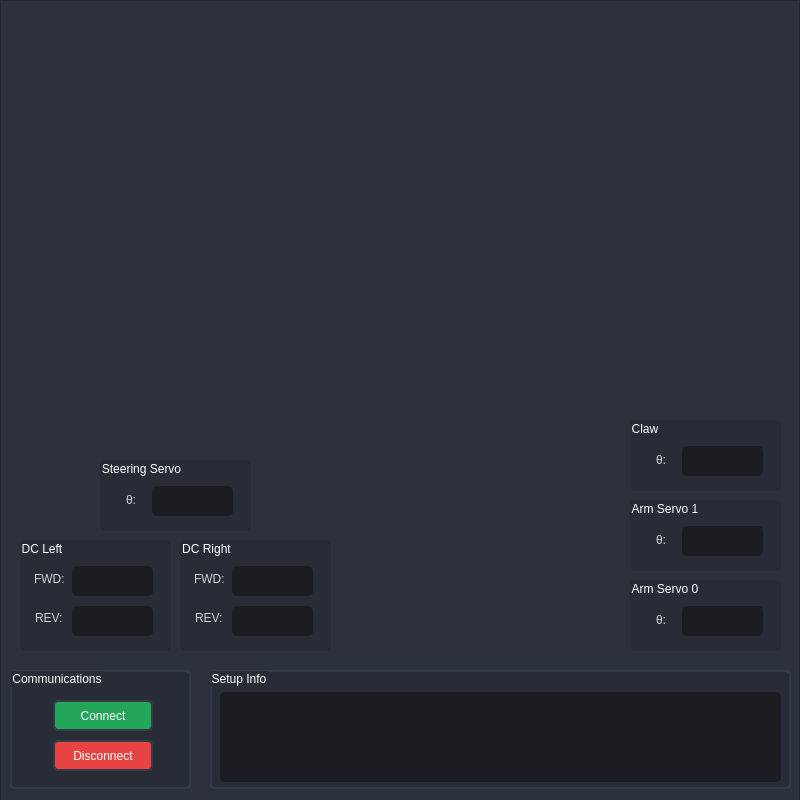
<?xml version="1.0" encoding="UTF-8"?>
<ui version="4.0">
 <class>MainWindow</class>
 <widget class="QMainWindow" name="MainWindow">
  <property name="geometry">
   <rect>
    <x>0</x>
    <y>0</y>
    <width>800</width>
    <height>800</height>
   </rect>
  </property>
  <property name="minimumSize">
   <size>
    <width>800</width>
    <height>800</height>
   </size>
  </property>
  <property name="maximumSize">
   <size>
    <width>800</width>
    <height>1000</height>
   </size>
  </property>
  <property name="windowTitle">
   <string>MainWindow</string>
  </property>
  <widget class="QWidget" name="centralwidget">
   <property name="minimumSize">
    <size>
     <width>800</width>
     <height>1000</height>
    </size>
   </property>
   <property name="maximumSize">
    <size>
     <width>800</width>
     <height>1000</height>
    </size>
   </property>
   <property name="styleSheet">
    <string notr="true">background: transparent;
color: rgb(210, 210, 210);</string>
   </property>
   <widget class="QFrame" name="frameCenter">
    <property name="geometry">
     <rect>
      <x>0</x>
      <y>0</y>
      <width>800</width>
      <height>1000</height>
     </rect>
    </property>
    <property name="minimumSize">
     <size>
      <width>800</width>
      <height>1000</height>
     </size>
    </property>
    <property name="maximumSize">
     <size>
      <width>800</width>
      <height>1000</height>
     </size>
    </property>
    <property name="styleSheet">
     <string notr="true">background-color: rgb(44, 49, 60);</string>
    </property>
    <property name="frameShape">
     <enum>QFrame::StyledPanel</enum>
    </property>
    <property name="frameShadow">
     <enum>QFrame::Raised</enum>
    </property>
    <widget class="QLabel" name="testImage">
     <property name="geometry">
      <rect>
       <x>20</x>
       <y>10</y>
       <width>101</width>
       <height>61</height>
      </rect>
     </property>
     <property name="styleSheet">
      <string notr="true">image: url(:/hunter/IMG_9610.JPG);
color: transparent;</string>
     </property>
     <property name="text">
      <string>hunter</string>
     </property>
    </widget>
    <widget class="QGroupBox" name="groupBoxSerialCommands">
     <property name="geometry">
      <rect>
       <x>10</x>
       <y>670</y>
       <width>181</width>
       <height>119</height>
      </rect>
     </property>
     <property name="font">
      <font>
       <family>Segoe UI</family>
      </font>
     </property>
     <property name="styleSheet">
      <string notr="true">QGroupBox {
	border: 2px solid rgb(52, 59, 72);
	border-radius: 5px;	
	background-color: rgb(39, 44, 54);
	color: white;
}</string>
     </property>
     <property name="title">
      <string>Communications</string>
     </property>
     <widget class="QPushButton" name="stopSerialBtn">
      <property name="geometry">
       <rect>
        <x>43</x>
        <y>70</y>
        <width>100</width>
        <height>31</height>
       </rect>
      </property>
      <property name="styleSheet">
       <string notr="true">QPushButton:enabled{
	border: 2px solid rgb(52, 59, 72);
	border-radius: 5px;	
	background-color: rgb(232, 67, 67);
	color: white;
}
QPushButton:hover {
	background-color: rgb(245, 84, 81);
	color: white;
	border: 2px solid rgb(61, 70, 86);
}
QPushButton:pressed {	
	background-color: rgb(148, 24, 24);
	color: white;
	border: 2px solid rgb(43, 50, 61);
}
QPushButton:disabled {
	border: 2px solid rgb(52, 59, 72);
	border-radius: 5px;	
	background-color: rgb(60, 44, 49);
	color:gray;
}</string>
      </property>
      <property name="text">
       <string>Disconnect</string>
      </property>
     </widget>
     <widget class="QPushButton" name="startSerialBtn">
      <property name="geometry">
       <rect>
        <x>43</x>
        <y>30</y>
        <width>100</width>
        <height>31</height>
       </rect>
      </property>
      <property name="font">
       <font>
        <family>Segoe UI</family>
       </font>
      </property>
      <property name="styleSheet">
       <string notr="true">QPushButton:enabled{
	border: 2px solid rgb(52, 59, 72);
	border-radius: 5px;	
	background-color: rgb(35, 165, 90);
	color: white;
}
QPushButton:hover {
	background-color: rgb(54, 181, 80);
	color: white;
	border: 2px solid rgb(61, 70, 86);
}
QPushButton:pressed {	
	background-color: rgb(18, 107, 64);
	color: white;
	border: 2px solid rgb(43, 50, 61);
}
QPushButton:disabled {
	border: 2px solid rgb(52, 59, 72);
	border-radius: 5px;	
	background-color: rgb(47, 60, 44);
	color: gray;
}</string>
      </property>
      <property name="text">
       <string>Connect</string>
      </property>
     </widget>
    </widget>
    <widget class="QGroupBox" name="groupBoxSetupInfo">
     <property name="geometry">
      <rect>
       <x>210</x>
       <y>670</y>
       <width>581</width>
       <height>119</height>
      </rect>
     </property>
     <property name="font">
      <font>
       <family>Segoe UI</family>
      </font>
     </property>
     <property name="styleSheet">
      <string notr="true">QGroupBox {
	border: 2px solid rgb(52, 59, 72);
	border-radius: 5px;	
	background-color: rgb(39, 44, 54);
	color: white;
}</string>
     </property>
     <property name="title">
      <string>Setup Info</string>
     </property>
     <widget class="QTextBrowser" name="textBrowserLogging">
      <property name="geometry">
       <rect>
        <x>10</x>
        <y>22</y>
        <width>561</width>
        <height>90</height>
       </rect>
      </property>
      <property name="styleSheet">
       <string notr="true">QTextBrowser {
	background-color: rgb(27, 29, 35);
	border-radius: 5px;
	border: 2px solid rgb(27, 29, 35);
}</string>
      </property>
     </widget>
    </widget>
    <widget class="QGroupBox" name="groupBoxDCLeft">
     <property name="geometry">
      <rect>
       <x>20</x>
       <y>540</y>
       <width>151</width>
       <height>111</height>
      </rect>
     </property>
     <property name="styleSheet">
      <string notr="true">QGroupBox {
	border-radius: 5px;	
	background-color: rgb(39, 44, 54);
	color: white;
}</string>
     </property>
     <property name="title">
      <string>DC Left</string>
     </property>
     <widget class="QFrame" name="frameDCLeft">
      <property name="geometry">
       <rect>
        <x>10</x>
        <y>16</y>
        <width>141</width>
        <height>91</height>
       </rect>
      </property>
      <property name="styleSheet">
       <string notr="true">background-color: transparent;
border-radius: 5px;</string>
      </property>
      <property name="frameShape">
       <enum>QFrame::StyledPanel</enum>
      </property>
      <property name="frameShadow">
       <enum>QFrame::Raised</enum>
      </property>
      <widget class="QLabel" name="labelFWD_0">
       <property name="geometry">
        <rect>
         <x>4</x>
         <y>13</y>
         <width>30</width>
         <height>20</height>
        </rect>
       </property>
       <property name="font">
        <font>
         <family>Segoe UI</family>
        </font>
       </property>
       <property name="text">
        <string>FWD:</string>
       </property>
      </widget>
      <widget class="QTextBrowser" name="textBrowserREV_0">
       <property name="geometry">
        <rect>
         <x>42</x>
         <y>50</y>
         <width>81</width>
         <height>30</height>
        </rect>
       </property>
       <property name="styleSheet">
        <string notr="true">QTextBrowser {
	background-color: rgb(27, 29, 35);
	border-radius: 5px;
	border: 2px solid rgb(27, 29, 35);
}</string>
       </property>
      </widget>
      <widget class="QTextBrowser" name="textBrowserFWD_0">
       <property name="geometry">
        <rect>
         <x>42</x>
         <y>10</y>
         <width>81</width>
         <height>30</height>
        </rect>
       </property>
       <property name="styleSheet">
        <string notr="true">QTextBrowser {
	background-color: rgb(27, 29, 35);
	border-radius: 5px;
	border: 2px solid rgb(27, 29, 35);
}
</string>
       </property>
      </widget>
      <widget class="QLabel" name="labelREV_0">
       <property name="geometry">
        <rect>
         <x>5</x>
         <y>52</y>
         <width>30</width>
         <height>20</height>
        </rect>
       </property>
       <property name="font">
        <font>
         <family>Segoe UI</family>
        </font>
       </property>
       <property name="text">
        <string>REV:</string>
       </property>
      </widget>
     </widget>
    </widget>
    <widget class="QGroupBox" name="groupBoxSteer">
     <property name="geometry">
      <rect>
       <x>100</x>
       <y>460</y>
       <width>151</width>
       <height>71</height>
      </rect>
     </property>
     <property name="styleSheet">
      <string notr="true">QGroupBox {
	border-radius: 5px;	
	background-color: rgb(39, 44, 54);
	color: white;
}</string>
     </property>
     <property name="title">
      <string>Steering Servo</string>
     </property>
     <widget class="QFrame" name="frameSteer">
      <property name="geometry">
       <rect>
        <x>10</x>
        <y>16</y>
        <width>141</width>
        <height>51</height>
       </rect>
      </property>
      <property name="styleSheet">
       <string notr="true">background-color: transparent;
border-radius: 5px;</string>
      </property>
      <property name="frameShape">
       <enum>QFrame::StyledPanel</enum>
      </property>
      <property name="frameShadow">
       <enum>QFrame::Raised</enum>
      </property>
      <widget class="QLabel" name="labelSteer">
       <property name="geometry">
        <rect>
         <x>16</x>
         <y>14</y>
         <width>21</width>
         <height>20</height>
        </rect>
       </property>
       <property name="font">
        <font>
         <family>Segoe UI</family>
        </font>
       </property>
       <property name="text">
        <string>θ:</string>
       </property>
      </widget>
      <widget class="QTextBrowser" name="textBrowserSteer">
       <property name="geometry">
        <rect>
         <x>42</x>
         <y>10</y>
         <width>81</width>
         <height>30</height>
        </rect>
       </property>
       <property name="styleSheet">
        <string notr="true">QTextBrowser {
	background-color: rgb(27, 29, 35);
	border-radius: 5px;
	border: 2px solid rgb(27, 29, 35);
}
</string>
       </property>
      </widget>
     </widget>
    </widget>
    <widget class="QGroupBox" name="groupBoxDCRight">
     <property name="geometry">
      <rect>
       <x>180</x>
       <y>540</y>
       <width>151</width>
       <height>111</height>
      </rect>
     </property>
     <property name="styleSheet">
      <string notr="true">QGroupBox {
	border-radius: 5px;	
	background-color: rgb(39, 44, 54);
	color: white;
}</string>
     </property>
     <property name="title">
      <string>DC Right</string>
     </property>
     <widget class="QFrame" name="frameDCRight">
      <property name="geometry">
       <rect>
        <x>10</x>
        <y>16</y>
        <width>141</width>
        <height>91</height>
       </rect>
      </property>
      <property name="styleSheet">
       <string notr="true">background-color: transparent;
border-radius: 5px;</string>
      </property>
      <property name="frameShape">
       <enum>QFrame::StyledPanel</enum>
      </property>
      <property name="frameShadow">
       <enum>QFrame::Raised</enum>
      </property>
      <widget class="QLabel" name="labelFWD_2">
       <property name="geometry">
        <rect>
         <x>4</x>
         <y>13</y>
         <width>30</width>
         <height>20</height>
        </rect>
       </property>
       <property name="font">
        <font>
         <family>Segoe UI</family>
        </font>
       </property>
       <property name="text">
        <string>FWD:</string>
       </property>
      </widget>
      <widget class="QTextBrowser" name="textBrowserREV_2">
       <property name="geometry">
        <rect>
         <x>42</x>
         <y>50</y>
         <width>81</width>
         <height>30</height>
        </rect>
       </property>
       <property name="styleSheet">
        <string notr="true">QTextBrowser {
	background-color: rgb(27, 29, 35);
	border-radius: 5px;
	border: 2px solid rgb(27, 29, 35);
}</string>
       </property>
      </widget>
      <widget class="QTextBrowser" name="textBrowserFWD_2">
       <property name="geometry">
        <rect>
         <x>42</x>
         <y>10</y>
         <width>81</width>
         <height>30</height>
        </rect>
       </property>
       <property name="styleSheet">
        <string notr="true">QTextBrowser {
	background-color: rgb(27, 29, 35);
	border-radius: 5px;
	border: 2px solid rgb(27, 29, 35);
}
</string>
       </property>
      </widget>
      <widget class="QLabel" name="labelREV_2">
       <property name="geometry">
        <rect>
         <x>5</x>
         <y>52</y>
         <width>30</width>
         <height>20</height>
        </rect>
       </property>
       <property name="font">
        <font>
         <family>Segoe UI</family>
        </font>
       </property>
       <property name="text">
        <string>REV:</string>
       </property>
      </widget>
     </widget>
    </widget>
    <widget class="QGroupBox" name="groupBoxArm_0">
     <property name="geometry">
      <rect>
       <x>630</x>
       <y>580</y>
       <width>151</width>
       <height>71</height>
      </rect>
     </property>
     <property name="styleSheet">
      <string notr="true">QGroupBox {
	border-radius: 5px;	
	background-color: rgb(39, 44, 54);
	color: white;
}</string>
     </property>
     <property name="title">
      <string>Arm Servo 0</string>
     </property>
     <widget class="QFrame" name="frameArm_0">
      <property name="geometry">
       <rect>
        <x>10</x>
        <y>16</y>
        <width>141</width>
        <height>51</height>
       </rect>
      </property>
      <property name="styleSheet">
       <string notr="true">background-color: transparent;
border-radius: 5px;</string>
      </property>
      <property name="frameShape">
       <enum>QFrame::StyledPanel</enum>
      </property>
      <property name="frameShadow">
       <enum>QFrame::Raised</enum>
      </property>
      <widget class="QLabel" name="labelArm_0">
       <property name="geometry">
        <rect>
         <x>16</x>
         <y>14</y>
         <width>21</width>
         <height>20</height>
        </rect>
       </property>
       <property name="font">
        <font>
         <family>Segoe UI</family>
        </font>
       </property>
       <property name="text">
        <string>θ:</string>
       </property>
      </widget>
      <widget class="QTextBrowser" name="textBrowserArm_0">
       <property name="geometry">
        <rect>
         <x>42</x>
         <y>10</y>
         <width>81</width>
         <height>30</height>
        </rect>
       </property>
       <property name="styleSheet">
        <string notr="true">QTextBrowser {
	background-color: rgb(27, 29, 35);
	border-radius: 5px;
	border: 2px solid rgb(27, 29, 35);
}
</string>
       </property>
      </widget>
     </widget>
    </widget>
    <widget class="QGroupBox" name="groupBoxArm_1">
     <property name="geometry">
      <rect>
       <x>630</x>
       <y>500</y>
       <width>151</width>
       <height>71</height>
      </rect>
     </property>
     <property name="styleSheet">
      <string notr="true">QGroupBox {
	border-radius: 5px;	
	background-color: rgb(39, 44, 54);
	color: white;
}</string>
     </property>
     <property name="title">
      <string>Arm Servo 1</string>
     </property>
     <widget class="QFrame" name="frameArm_2">
      <property name="geometry">
       <rect>
        <x>10</x>
        <y>16</y>
        <width>141</width>
        <height>51</height>
       </rect>
      </property>
      <property name="styleSheet">
       <string notr="true">background-color: transparent;
border-radius: 5px;</string>
      </property>
      <property name="frameShape">
       <enum>QFrame::StyledPanel</enum>
      </property>
      <property name="frameShadow">
       <enum>QFrame::Raised</enum>
      </property>
      <widget class="QLabel" name="labelArm_2">
       <property name="geometry">
        <rect>
         <x>16</x>
         <y>14</y>
         <width>21</width>
         <height>20</height>
        </rect>
       </property>
       <property name="font">
        <font>
         <family>Segoe UI</family>
        </font>
       </property>
       <property name="text">
        <string>θ:</string>
       </property>
      </widget>
      <widget class="QTextBrowser" name="textBrowserArm_2">
       <property name="geometry">
        <rect>
         <x>42</x>
         <y>10</y>
         <width>81</width>
         <height>30</height>
        </rect>
       </property>
       <property name="styleSheet">
        <string notr="true">QTextBrowser {
	background-color: rgb(27, 29, 35);
	border-radius: 5px;
	border: 2px solid rgb(27, 29, 35);
}
</string>
       </property>
      </widget>
     </widget>
    </widget>
    <widget class="QWidget" name="armmpl" native="true">
     <property name="geometry">
      <rect>
       <x>110</x>
       <y>250</y>
       <width>120</width>
       <height>80</height>
      </rect>
     </property>
    </widget>
    <widget class="QWidget" name="drivempl" native="true">
     <property name="geometry">
      <rect>
       <x>540</x>
       <y>260</y>
       <width>120</width>
       <height>80</height>
      </rect>
     </property>
    </widget>
    <widget class="QGroupBox" name="groupBoxClaw">
     <property name="geometry">
      <rect>
       <x>630</x>
       <y>420</y>
       <width>151</width>
       <height>71</height>
      </rect>
     </property>
     <property name="styleSheet">
      <string notr="true">QGroupBox {
	border-radius: 5px;	
	background-color: rgb(39, 44, 54);
	color: white;
}</string>
     </property>
     <property name="title">
      <string>Claw</string>
     </property>
     <widget class="QFrame" name="frameClaw">
      <property name="geometry">
       <rect>
        <x>10</x>
        <y>16</y>
        <width>141</width>
        <height>51</height>
       </rect>
      </property>
      <property name="styleSheet">
       <string notr="true">background-color: transparent;
border-radius: 5px;</string>
      </property>
      <property name="frameShape">
       <enum>QFrame::StyledPanel</enum>
      </property>
      <property name="frameShadow">
       <enum>QFrame::Raised</enum>
      </property>
      <widget class="QLabel" name="labelArm_3">
       <property name="geometry">
        <rect>
         <x>16</x>
         <y>14</y>
         <width>21</width>
         <height>20</height>
        </rect>
       </property>
       <property name="font">
        <font>
         <family>Segoe UI</family>
        </font>
       </property>
       <property name="text">
        <string>θ:</string>
       </property>
      </widget>
      <widget class="QTextBrowser" name="textBrowserServo">
       <property name="geometry">
        <rect>
         <x>42</x>
         <y>10</y>
         <width>81</width>
         <height>30</height>
        </rect>
       </property>
       <property name="styleSheet">
        <string notr="true">QTextBrowser {
	background-color: rgb(27, 29, 35);
	border-radius: 5px;
	border: 2px solid rgb(27, 29, 35);
}
</string>
       </property>
      </widget>
     </widget>
    </widget>
   </widget>
  </widget>
 </widget>
 <resources>
  <include location="../../../../../../NanolabSummer2023/MagnetometerGUI/hunter.qrc"/>
 </resources>
 <connections/>
</ui>
